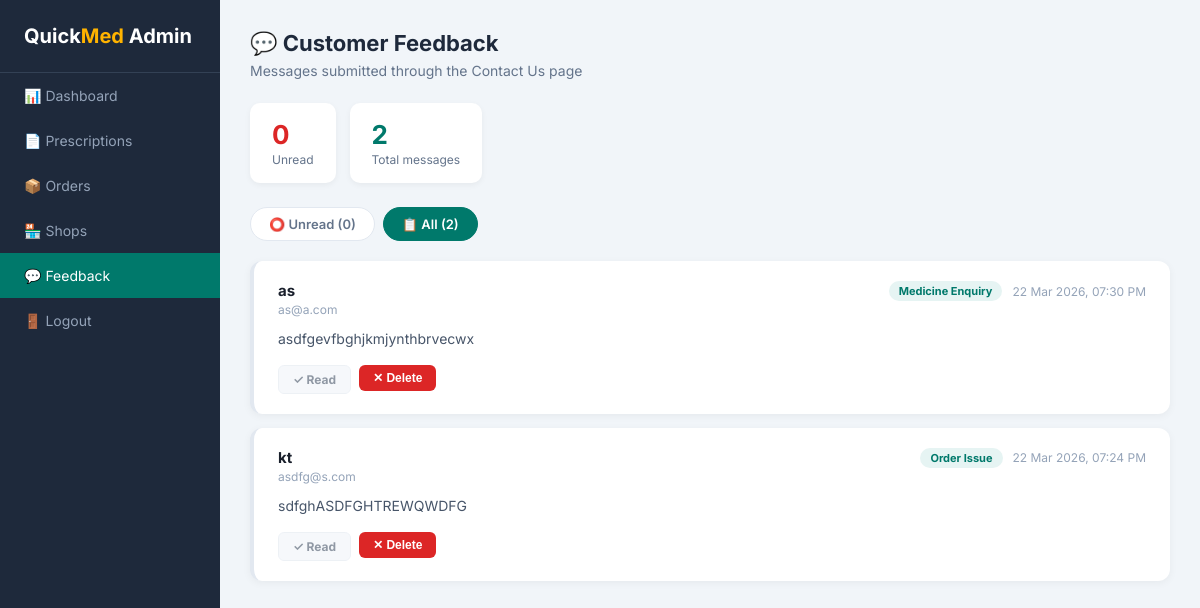
The app's page /admin/view_feedback.php?filter=all (signed in) with its own data.
### tables this page shows
CREATE TABLE `feedback` (
  `id` int(11) NOT NULL,
  `name` varchar(100) NOT NULL,
  `email` varchar(100) NOT NULL,
  `subject` varchar(200) NOT NULL,
  `message` text NOT NULL,
  `user_id` int(11) DEFAULT NULL,
  `is_read` tinyint(1) DEFAULT 0,
  `submitted_at` timestamp NOT NULL DEFAULT current_timestamp()
);

### admin/view_feedback.php (the view, shortened to what this page needs)
<?php
require '../includes/db.php';
$filter = $_GET['filter'] ?? 'unread';
$where  = $filter === 'all' ? '' : "WHERE is_read = 0";
$feedback = $conn->query("SELECT * FROM feedback $where ORDER BY submitted_at DESC");
$unread_count = $conn->query("SELECT COUNT(*) as c FROM feedback WHERE is_read = 0")->fetch_assoc()['c'];
$total_count  = $conn->query("SELECT COUNT(*) as c FROM feedback")->fetch_assoc()['c'];
?>
<!DOCTYPE html>
<html lang="en">
<head>
</head>
<body>
<div class="sidebar">
    <div class="logo">Quick<span>Med</span> Admin</div>
    <a href="dashboard.php" >📊 Dashboard</a>
    <a href="view_prescriptions.php" >
        📄 Prescriptions
    </a>
    <a href="manage_orders.php" >📦 Orders</a>
    <a href="manage_shops.php" >🏪 Shops</a>
    <a href="view_feedback.php" class="active">
        💬 Feedback
    </a>
    <a href="logout.php">🚪 Logout</a>
</div>
<div class="main">
    <div class="page-title">💬 Customer Feedback</div>
    <div class="page-sub">Messages submitted through the Contact Us page</div>
    <div class="stats">
        <div class="stat unread">
            <div class="num"><?= $unread_count ?></div>
            <div class="lbl">Unread</div>
        </div>
        <div class="stat total">
            <div class="num"><?= $total_count ?></div>
            <div class="lbl">Total messages</div>
        </div>
    </div>
    <div class="tabs">
        <a href="?filter=unread" class="<?= $filter === 'unread' ? 'active' : '' ?>">⭕ Unread (<?= $unread_count ?>)</a>
        <a href="?filter=all"    class="<?= $filter === 'all'    ? 'active' : '' ?>">📋 All (<?= $total_count ?>)</a>
    </div>
    <?php while ($fb = $feedback->fetch_assoc()): ?>
    <div class="feedback-card <?= !$fb['is_read'] ? 'unread' : '' ?>">
        <div class="fb-header">
            <div>
                <div class="fb-name">
                    <?= htmlspecialchars($fb['name']) ?>
                </div>
                <div class="fb-email"><?= htmlspecialchars($fb['email']) ?></div>
            </div>
            <div class="fb-meta">
                <span class="subject-badge"><?= htmlspecialchars($fb['subject']) ?></span>
                <span class="fb-time"><?= date('d M Y, h:i A', strtotime($fb['submitted_at'])) ?></span>
            </div>
        </div>
        <div class="fb-message"><?= htmlspecialchars($fb['message']) ?></div>
        <div class="fb-actions">
            <?php if (!$fb['is_read']): ?>
            <form method="POST" style="display:inline">
                <input type="hidden" name="feedback_id" value="<?= $fb['id'] ?>">
                <button type="submit" name="mark_read" class="btn-sm btn-green">✓ Mark as Read</button>
            </form>
            <?php else: ?>
            <span class="btn-sm btn-ghost" style="cursor:default;opacity:0.6">✓ Read</span>
            <?php endif; ?>
            <form method="POST" style="display:inline" onsubmit="return confirm('Delete this message?')">
                <button type="submit" name="delete" class="btn-sm btn-red">✕ Delete</button>
            </form>
        </div>
    </div>
    <?php endwhile; ?>
</div>
</body>
</html>

### admin/view_feedback.php (style rules this page uses)
* { box-sizing: border-box; margin: 0; padding: 0; }
body { font-family: 'Inter', sans-serif; background: #f1f5f9; color: #1e293b; }
.sidebar { position: fixed; top: 0; left: 0; width: 220px; height: 100vh; background: #1e293b; padding: 24px 0; overflow-y: auto; }
.sidebar .logo { color: white; font-size: 20px; font-weight: 700; padding: 0 24px 24px; border-bottom: 1px solid #334155; }
.sidebar .logo span { color: #ffb300; }
.sidebar a { display: block; padding: 14px 24px; color: #94a3b8; text-decoration: none; font-size: 14px; }
.sidebar a:hover, .sidebar a.active { background: #00796b; color: white; }
.main { margin-left: 220px; padding: 30px; }
.page-title { font-size: 22px; font-weight: 700; margin-bottom: 6px; }
.page-sub { font-size: 14px; color: #64748b; margin-bottom: 24px; }
.stats { display: flex; gap: 14px; margin-bottom: 24px; }
.stat { background: white; border-radius: 10px; padding: 16px 22px; box-shadow: 0 2px 6px rgba(0,0,0,.05); }
.stat .num { font-size: 26px; font-weight: 700; }
.stat .lbl { font-size: 12px; color: #64748b; margin-top: 2px; }
.stat.unread .num { color: #dc2626; }
.stat.total .num { color: #00796b; }
.tabs { display: flex; gap: 8px; margin-bottom: 20px; }
.tabs a { padding: 8px 18px; border-radius: 20px; text-decoration: none; font-size: 13px; font-weight: 600; background: white; color: #64748b; border: 1px solid #e2e8f0; }
.tabs a.active { background: #00796b; color: white; border-color: #00796b; }
.feedback-card { background: white; border-radius: 12px; padding: 20px 24px; margin-bottom: 14px; box-shadow: 0 2px 8px rgba(0,0,0,.05); border-left: 4px solid #e2e8f0; transition: border-color 0.2s; }
.fb-header { display: flex; justify-content: space-between; align-items: flex-start; flex-wrap: wrap; gap: 10px; margin-bottom: 10px; }
.fb-name { font-size: 15px; font-weight: 700; color: #1a202c; }
.fb-email { font-size: 12px; color: #94a3b8; margin-top: 2px; }
.fb-meta { display: flex; align-items: center; gap: 10px; flex-wrap: wrap; }
.fb-time { font-size: 12px; color: #94a3b8; }
.subject-badge { font-size: 11px; font-weight: 700; padding: 3px 10px; border-radius: 20px; background: #e6f4f3; color: #00796b; }
.fb-message { font-size: 14px; color: #475569; line-height: 1.7; margin-bottom: 14px; white-space: pre-line; }
.fb-actions { display: flex; gap: 8px; }
.btn-sm { padding: 6px 14px; font-size: 12px; border-radius: 6px; border: none; cursor: pointer; font-weight: 700; }
.btn-red { background: #dc2626; color: white; }
.btn-ghost { background: #f1f5f9; color: #475569; border: 1px solid #e2e8f0; }

### records on screen
feedback: name "as", email "as@a.com", subject "Medicine Enquiry", submitted_at "22 Mar 2026, 07:30 PM", message "asdfgevfbghjkmjynthbrvecwx", is_read "✓ Read"
feedback: name "kt", email "asdfg@s.com", subject "Order Issue", submitted_at "22 Mar 2026, 07:24 PM", message "sdfghASDFGHTREWQWDFG", is_read "✓ Read"

### other values on screen
$unread_count "0"
$total_count "2"
